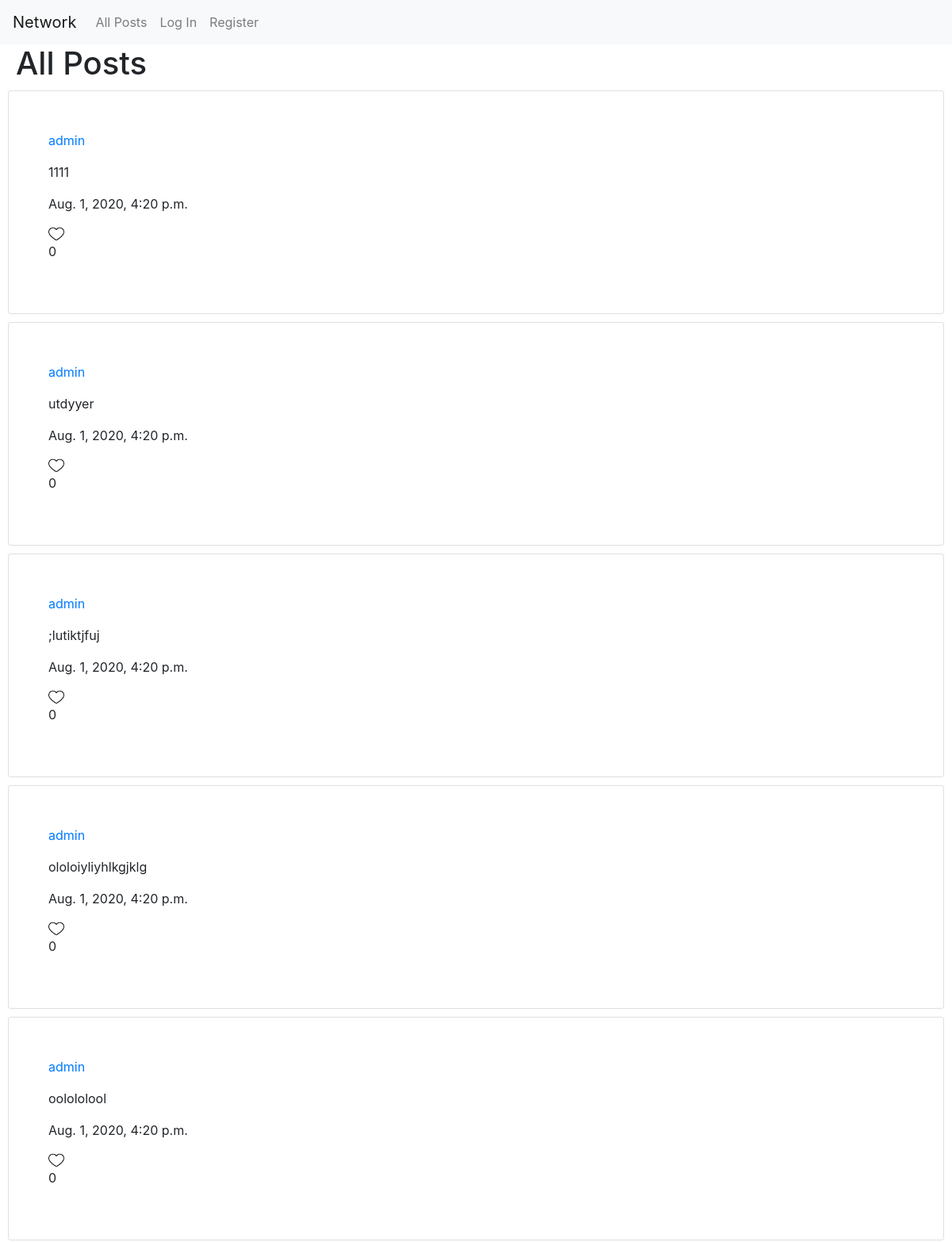
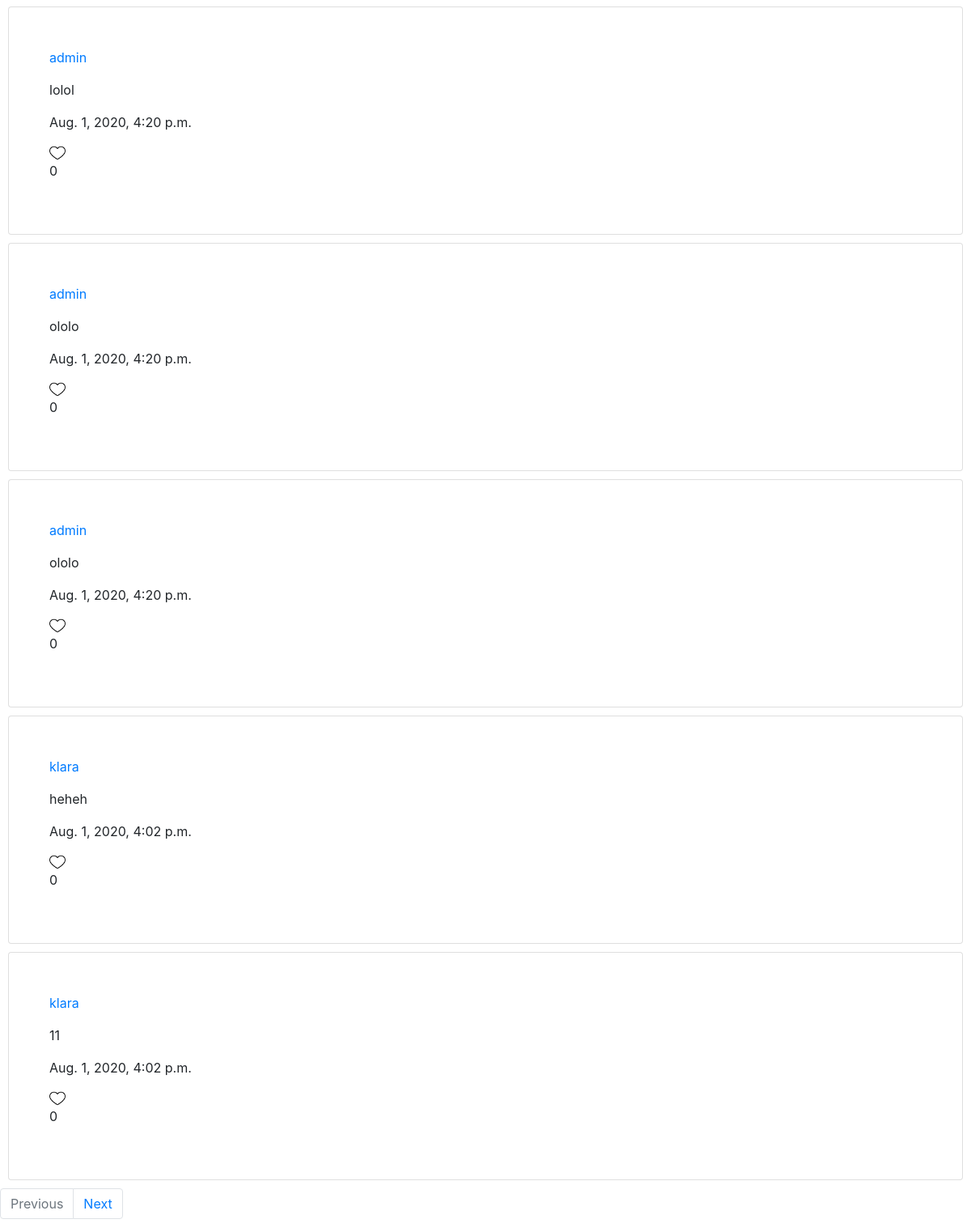
The app's page /, older data (2 pictures, top to bottom).
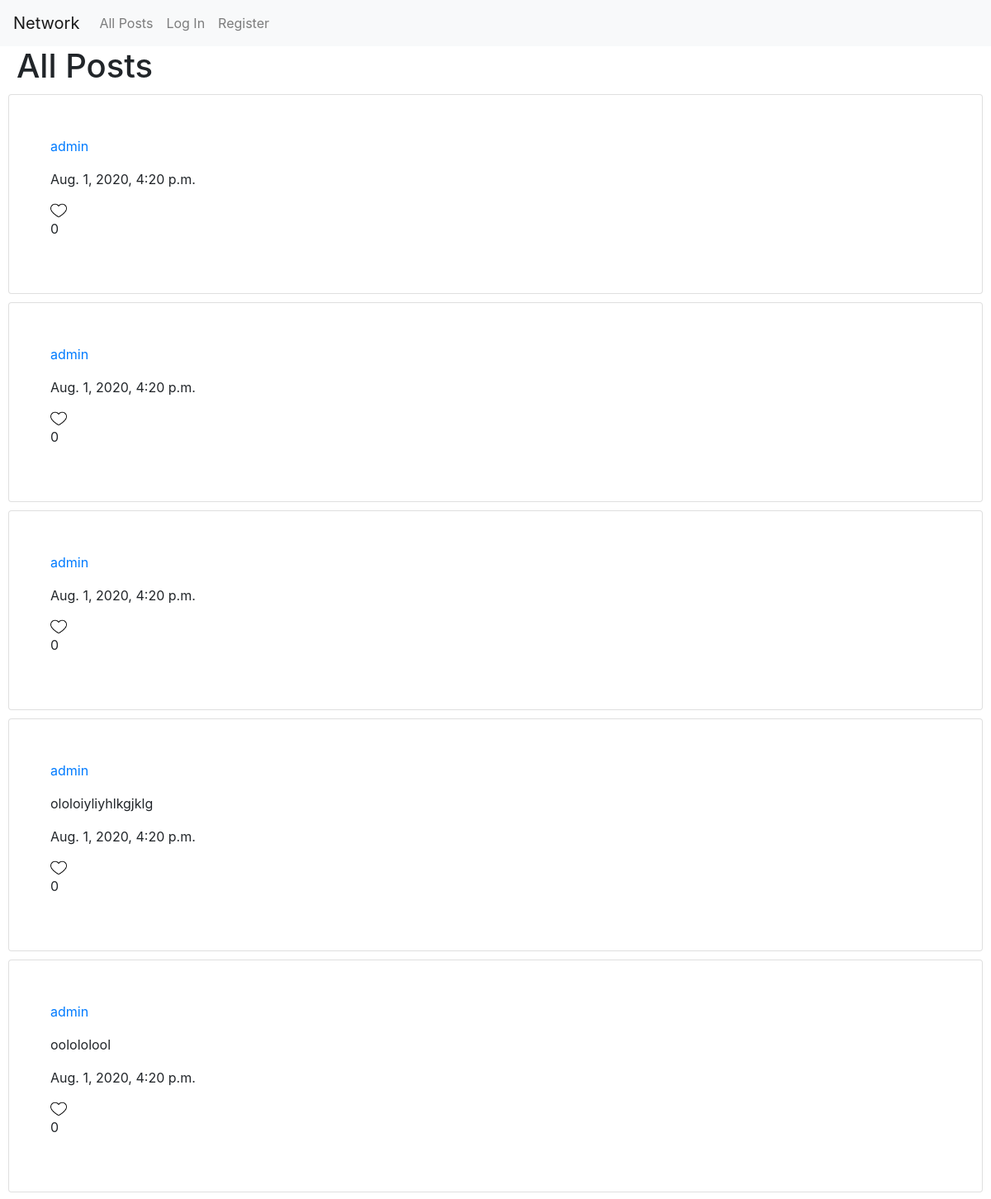
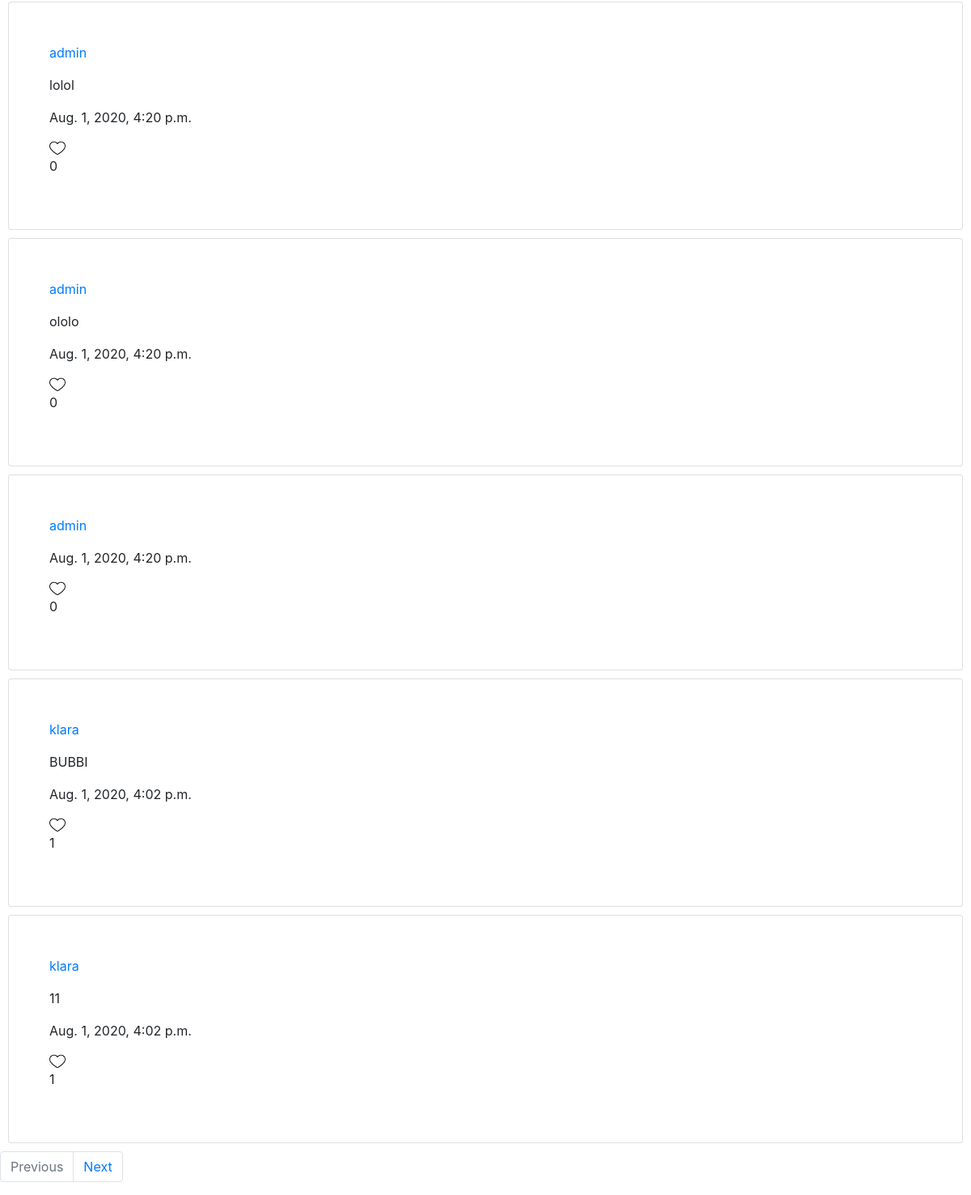
The same page, newer data (2 pictures, top to bottom).
### network/models.py (models this page shows)
class Post(models.Model):
    user = models.ForeignKey("User", on_delete=models.CASCADE, related_name="poster")
    body = models.TextField(blank=False)
    timestamp = models.DateTimeField(auto_now_add=True)
    likes = models.ManyToManyField("User", blank=True)

class User(AbstractUser):
    pass

### network/views.py (the view)
# urls.py: path("", views.index, name="index"),
def index(request):
    posts = Post.objects.all().order_by('-timestamp')
    paginated_posts = Paginator(posts, 10)
    page_number = request.GET.get('page')
    page_posts = paginated_posts.get_page(page_number)
    return render(request, "network/index.html", {
        "posts": page_posts,
        "form": PostForm()
    })

### network/templates/network/index.html (shortened to what this page needs)
{% extends "network/layout.html" %}
{% load static %}
{% block body %}
    <h1 class="h1-headings">All Posts</h1>
    <div class="posts-view">
        {% for post in posts %}
            <div class="post card" id="post-{{ post.id }}">
                <div class="card-body my-card">
                    <a href="{% url 'user' post.user.id %}"><p>{{ post.user }}</p></a>
                    <p id="content-{{ post.id }}">{{ post.body }}</p>
                    <p>{{ post.timestamp }}</p>
                    {% if request.user in post.likes.all %}
                        <img src="{% static 'network/filled.png' %}" alt="Like button" class="like-button" data-post_id="{{ post.id }}" data-action="unlike" id="liked-{{ post.id }}" style="display: block">
                        <img src="{% static 'network/empty.png' %}" alt="Like button" class="like-button" data-post_id="{{ post.id }}" data-action="like" id="unliked-{{ post.id }}" style="display: none">
                    {% else %}
                        <img src="{% static 'network/empty.png' %}" alt="Like button" class="like-button" data-post_id="{{ post.id }}" data-action="like" id="unliked-{{ post.id }}" style="display: block">
                    {% endif %}
                    <div>
                        <p style="display: inline-block" id="like-count-{{ post.id }}">{{ post.likes.count }}</p>
                    </div>
                </div>
            </div>
        {% endfor %}
    </div>
    <nav aria-label="Page navigation example">
        <ul class="pagination">
            {% if posts.has_next and posts.has_previous %}
                <li class="page-item"><a class="page-link" href="?page={{ posts.previous_page_number }}">Previous</a></li>
                <li class="page-item"><a class="page-link" href="?page={{ posts.next_page_number }}">Next</a></li>
            {% elif posts.has_next and posts.has_previous is not True %}
                <li class="page-item disabled"><a class="page-link" href="#">Previous</a></li>
                <li class="page-item"><a class="page-link" href="?page={{ posts.next_page_number }}">Next</a></li>
            {% elif posts.has_next is not True and posts.has_previous %}
                <li class="page-item"><a class="page-link" href="?page={{ posts.previous_page_number }}">Previous</a></li>
                <li class="page-item disabled"><a class="page-link" href="#">Next</a></li>
            {% else %}
                <li class="page-item disabled"><a class="page-link" href="#">Previous</a></li>
                <li class="page-item disabled"><a class="page-link" href="#">Next</a></li>
            {% endif %}
        </ul>
      </nav>
{% endblock %}

Row changes from the older to the newer data that the page shows:
changed Post (number 1 of 10 on the later page): body "1111" → (not shown)
changed Post (number 2 of 10 on the later page): body "utdyyer" → (not shown)
changed Post (number 3 of 10 on the later page): body ";lutiktjfuj" → (not shown)
changed Post (number 8 of 10 on the later page): body "ololo" → (not shown)
changed Post: body "heheh" → "BUBBI"; likes.count "0" → "1"
computed for Post (number 10 of 10 on the later page): likes.count "0" → "1"
